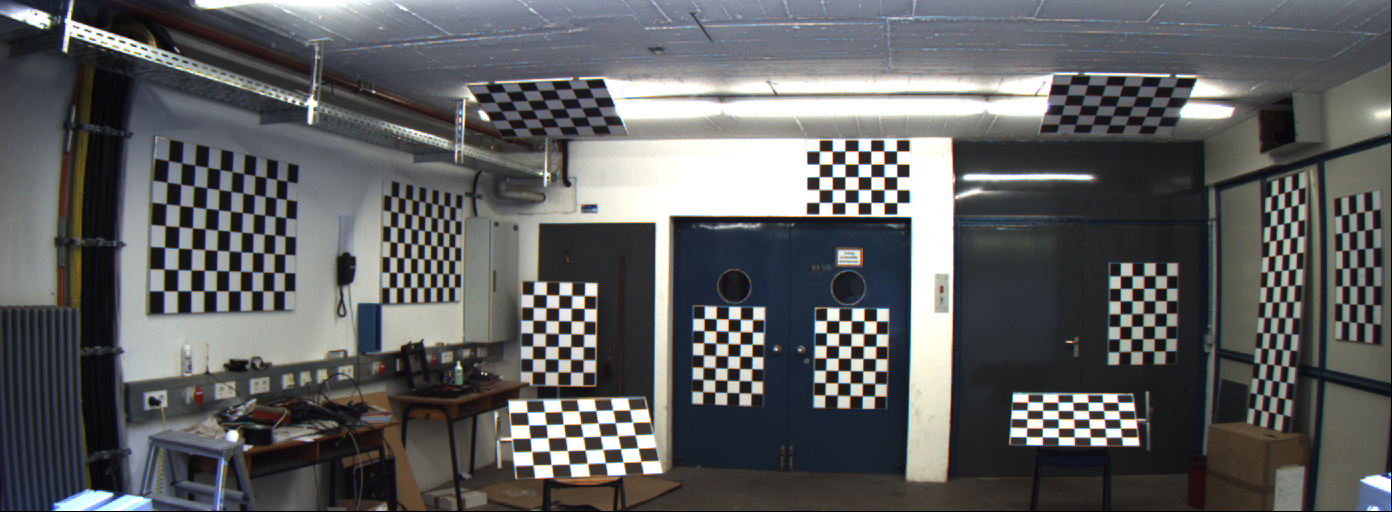
#> input picture raw_videos/calib/image_02/data/0000000000.png, 1392 x 512 px; its folder holds only this picture in this run
$ jupyter execute Calibration_Rectification.ipynb   (older library calls are emulated)
#> lines starting #> are read from the running program, lines starting #| are printed output that depends on the picture; after the words box and inside, x2 and y2 are one past the last pixel; in counts of white or black regions, pixels touching at a corner belong together; long printed decimals are rounded
[cell 1]
import numpy as np
import cv2
import glob
import matplotlib.pyplot as plt

## CALIBRATION

The process of calibrating an image consists of mainly 3 steps: 1) find chessboard-corners in a dataset of images containing a chessboard. 2) Use the corner points to compute a camera matrix. 3) Use the camera matrix to undistort images.

[cell 2]
def calibration():
    # termination criteria
    criteria = (cv2.TERM_CRITERIA_EPS + cv2.TERM_CRITERIA_MAX_ITER, 50, 0.001)
    """
    Implement the number of vertical and horizontal corners
    nb_vertical = ...
    nb_horizontal = ...
    """
    nb_vertical = 5
    nb_horizontal = 7
    # prepare object points, like (0,0,0), (1,0,0), (2,0,0) ....,(6,5,0)
    objp = np.zeros((5*7,3), np.float32)
    objp2 = np.zeros((5*7,3), np.float32)
    objp[:,:2] = np.mgrid[0:5,0:7].T.reshape(-1,2)
    objp2[:,:2] = np.mgrid[0:5,0:7].T.reshape(-1,2)

    # Arrays to store object points and image points from all the images.
    objpoints = [] # 3d point in real world space
    imgpoints_left = [] # 2d points in image plane.
    imgpoints_right = [] # 2d points in image plane.

    images_left = sorted(glob.glob('raw_videos/calib/image_02/data/*.png'))
    images_right = sorted(glob.glob('raw_videos/calib/image_03/data/*.png'))
    assert images_left
    assert images_right

    for i in range(0,len(images_left)):
        img_left= cv2.imread(images_left[i])
#> img_left is the input picture: shape (512, 1392, 3); mean B, G, R 95.6, 95, 93.8
        img_right = cv2.imread(images_right[i])

        gray_left = cv2.cvtColor(img_left, cv2.COLOR_BGR2GRAY)
        gray_right = cv2.cvtColor(img_right, cv2.COLOR_BGR2GRAY)

    # Detecting first chessboard
        # Cropping an image
        gray_left_cropped = gray_left[250:450, 800:1000]
        gray_right_cropped = gray_right[250:450, 720:920]
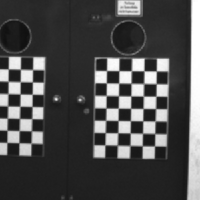
#> gray_right_cropped: shape (200, 200); min 16, max 255, mean 76.3

        ret_left, corners_left = cv2.findChessboardCorners(gray_left_cropped, (nb_vertical,nb_horizontal), None)
#> ret_left = True; corners_left = 35 rows, first 8: [26.5, 70.56], [38.86, 70.64], [51.39, 70.71], [63.94, 70.74], [76.34, 70.95], [26.37, 82.95], [38.67, 83.01], [50.9, 83.18]
        ret_right, corners_right = cv2.findChessboardCorners(gray_right_cropped, (nb_vertical,nb_horizontal), None)
#> ret_right = True; corners_right = 35 rows, first 8: [106.5, 70.52], [118.9, 70.66], [131.4, 70.71], [143.9, 70.74], [156.3, 70.95], [106.4, 82.91], [118.7, 83.07], [130.9, 83.18]


        # If found, add object points, image points (after refining them)
        if ret_left == True and ret_right == True:
            objpoints.append(objp)

            corners2_left = cv2.cornerSubPix(gray_left_cropped, corners_left, (7, 7), (-1, -1), criteria)
#> corners2_left = 35 rows, first 8: [26.52, 70.54], [38.8, 70.62], [51.36, 70.7], [63.97, 70.8], [76.33, 70.94], [26.36, 82.86], [38.68, 83.02], [50.99, 83.27]
            corners2_right = cv2.cornerSubPix(gray_right_cropped, corners_right, (7, 7), (-1, -1), criteria)
#> corners2_right = 35 rows, first 8: [106.5, 70.54], [118.8, 70.62], [131.4, 70.7], [144, 70.8], [156.3, 70.94], [106.4, 82.86], [118.7, 83.02], [131, 83.27]

            for i in range(0,len(corners2_left)):
                corners2_left[i][0][0] = corners2_left[i][0][0] + 800
                corners2_left[i][0][1] = corners2_left[i][0][1] + 250
                corners2_right[i][0][0] = corners2_right[i][0][0] + 720
                corners2_right[i][0][1] = corners2_right[i][0][1] + 250
#> this loop made 35 passes
#> after the loop, corners2_left = 35 rows, first 8: [826.5, 320.5], [838.8, 320.6], [851.4, 320.7], [864, 320.8], [876.3, 320.9], [826.4, 332.9], [838.7, 333], [851, 333.3]; corners2_right has the same summary as corners2_left

            imgpoints_left.append(corners2_left)
            imgpoints_right.append(corners2_right)

            # Draw the corners
            img_left = cv2.drawChessboardCorners(img_left, (nb_vertical,nb_horizontal), corners2_left, ret_left)
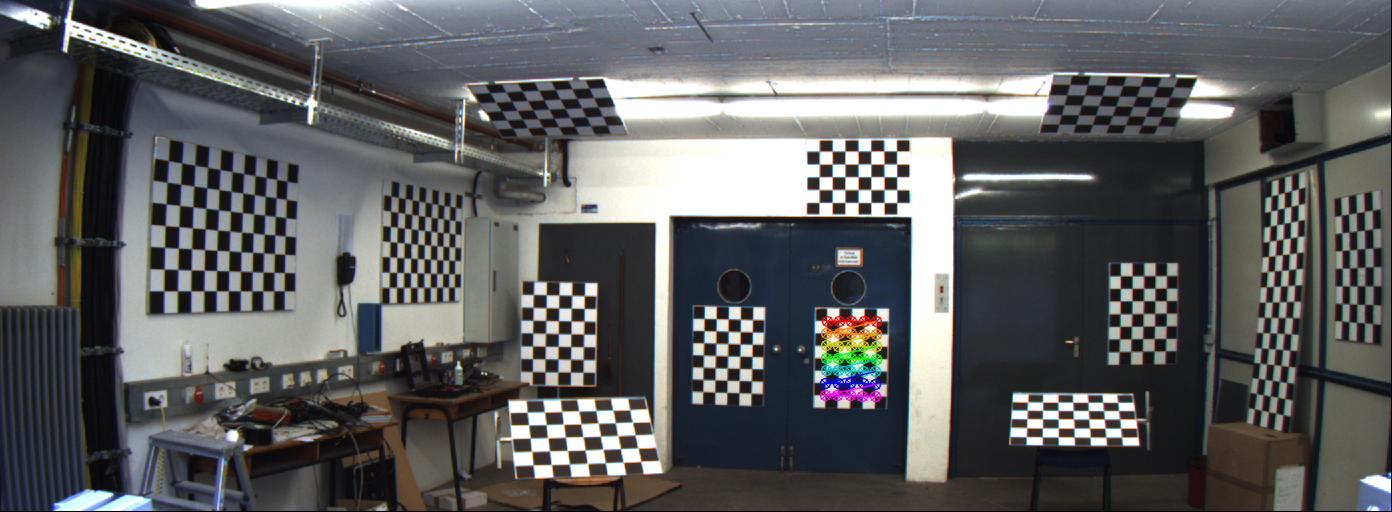
#> img_left: shape (512, 1392, 3); 0.61% of pixels changed, all inside (x1, y1, x2, y2) = (819, 315, 883, 403)
            img_right = cv2.drawChessboardCorners(img_right, (nb_vertical,nb_horizontal), corners2_right, ret_right)

        # Detecting the second chessboard
        gray_left_cropped = gray_left[50:250, 800:1000]
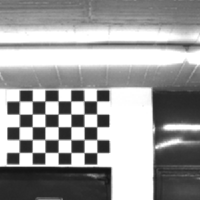
#> gray_left_cropped: shape (200, 200); min 19, max 255, mean 157.6
        gray_right_cropped = gray_right[50:250, 700:900]
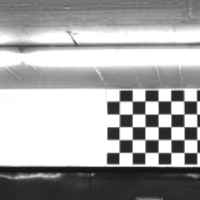
#> gray_right_cropped: shape (200, 200); min 19, max 255, mean 169.1

        ret_left, corners_left = cv2.findChessboardCorners(gray_left_cropped, (nb_vertical,nb_horizontal), None)
#> corners_left = 35 rows, first 8: [19.03, 152.3], [18.87, 140], [19.31, 126.6], [19.19, 114.2], [19.13, 100.7], [32.22, 152.5], [32.36, 139.5], [32.16, 126.7]
        ret_right, corners_right = cv2.findChessboardCorners(gray_right_cropped, (nb_vertical,nb_horizontal), None)
#> ret_right = False; corners_right = None

         # If found, add object points, image points (after refining them)
        if ret_left == True and ret_right == True:
            objpoints.append(objp)

            corners2_left = cv2.cornerSubPix(gray_left_cropped, corners_left, (7, 7), (-1, -1), criteria)
            corners2_right = cv2.cornerSubPix(gray_right_cropped, corners_right, (7, 7), (-1, -1), criteria)

            for i in range(0,len(corners2_left)):
                corners2_left[i][0][0] = corners2_left[i][0][0] + 800
                corners2_left[i][0][1] = corners2_left[i][0][1] + 50
                corners2_right[i][0][0] = corners2_right[i][0][0] + 700
                corners2_right[i][0][1] = corners2_right[i][0][1] + 50

            imgpoints_left.append(corners2_left)
            imgpoints_right.append(corners2_right)

            # Draw the corners
            img_left = cv2.drawChessboardCorners(img_left, (nb_vertical,nb_horizontal), corners2_left, ret_left)
            img_right = cv2.drawChessboardCorners(img_right, (nb_vertical,nb_horizontal), corners2_right, ret_right)

        # Detecting the third chessboard
        gray_left_cropped = gray_left[200:400, 1000:1250]
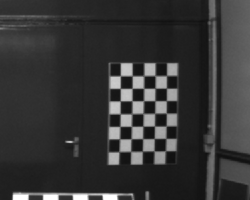
#> gray_left_cropped: shape (200, 250); min 16, max 255, mean 54.3
        gray_right_cropped = gray_right[200:400, 900:1150]
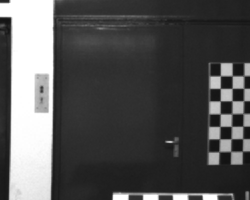
#> gray_right_cropped: shape (200, 250); min 17, max 255, mean 84.2
       # cv2.imshow('img',gray_right_cropped)
        #cv2.waitKey(1000)
        ret_left, corners_left = cv2.findChessboardCorners(gray_left_cropped, (nb_vertical,nb_horizontal), None)
#> ret_left = False; corners_left = None
        ret_right, corners_right = cv2.findChessboardCorners(gray_right_cropped, (nb_vertical,nb_horizontal), None)

         # If found, add object points, image points (after refining them)
        if ret_left == True and ret_right == True:
            objpoints.append(objp)

            corners2_left = cv2.cornerSubPix(gray_left_cropped, corners_left, (7, 7), (-1, -1), criteria)
            corners2_right = cv2.cornerSubPix(gray_right_cropped, corners_right, (7, 7), (-1, -1), criteria)

            for i in range(0,len(corners2_left)):
                corners2_left[i][0][0] = corners2_left[i][0][0] + 1050
                corners2_left[i][0][1] = corners2_left[i][0][1] + 200
                corners2_right[i][0][0] = corners2_right[i][0][0] + 950
                corners2_right[i][0][1] = corners2_right[i][0][1] + 200

            imgpoints_left.append(corners2_left)
            imgpoints_right.append(corners2_right)

            # Draw the corners
            img_left = cv2.drawChessboardCorners(img_left, (nb_vertical,nb_horizontal), corners2_left, ret_left)
            img_right = cv2.drawChessboardCorners(img_right, (nb_vertical,nb_horizontal), corners2_right, ret_right)


        # Detecting the forth chessboard
        gray_left_cropped = gray_left[:, 0:400]
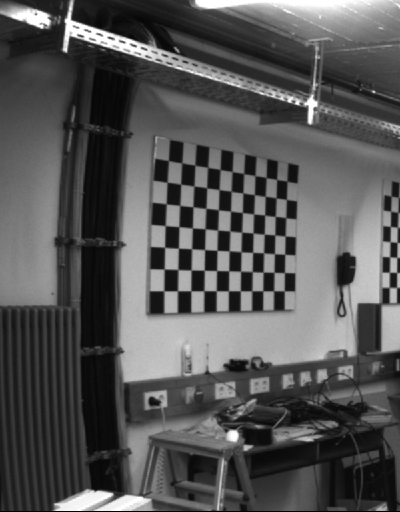
#> gray_left_cropped: shape (512, 400); min 0, max 255, mean 85.6
        gray_right_cropped = gray_right[:, 0:400]

        ret_left, corners_left = cv2.findChessboardCorners(gray_left_cropped, (11,7), None)
#> ret_left = True; corners_left = 77 rows, first 8: [168.5, 160.6], [181.8, 162.7], [194.8, 165], [207.9, 167.4], [220.3, 169.6], [232.2, 171.7], [243.9, 173.8], [255, 175.7]
        ret_right, corners_right = cv2.findChessboardCorners(gray_right_cropped, (11,7), None)
#> ret_right = True; corners_right has the same summary as corners_left

         # If found, add object points, image points (after refining them)
        if ret_left == True and ret_right == True:
            objpoints.append(objp)
            corners2_left = cv2.cornerSubPix(gray_left_cropped, corners_left, (7, 7), (-1, -1), criteria)
#> corners2_left = 77 rows, first 8: [168.5, 160.6], [181.7, 162.9], [194.9, 165.2], [207.6, 167.3], [220.2, 169.5], [232.1, 171.6], [243.8, 173.6], [254.9, 175.6]
            corners2_right = cv2.cornerSubPix(gray_right_cropped, corners_right, (7, 7), (-1, -1), criteria)
#> corners2_right has the same summary as corners2_left

            imgpoints_left.append(corners2_left[0:35])
            imgpoints_right.append(corners2_right[0:35])


            img_left = cv2.drawChessboardCorners(img_left, (11,7), corners2_left, ret_left)
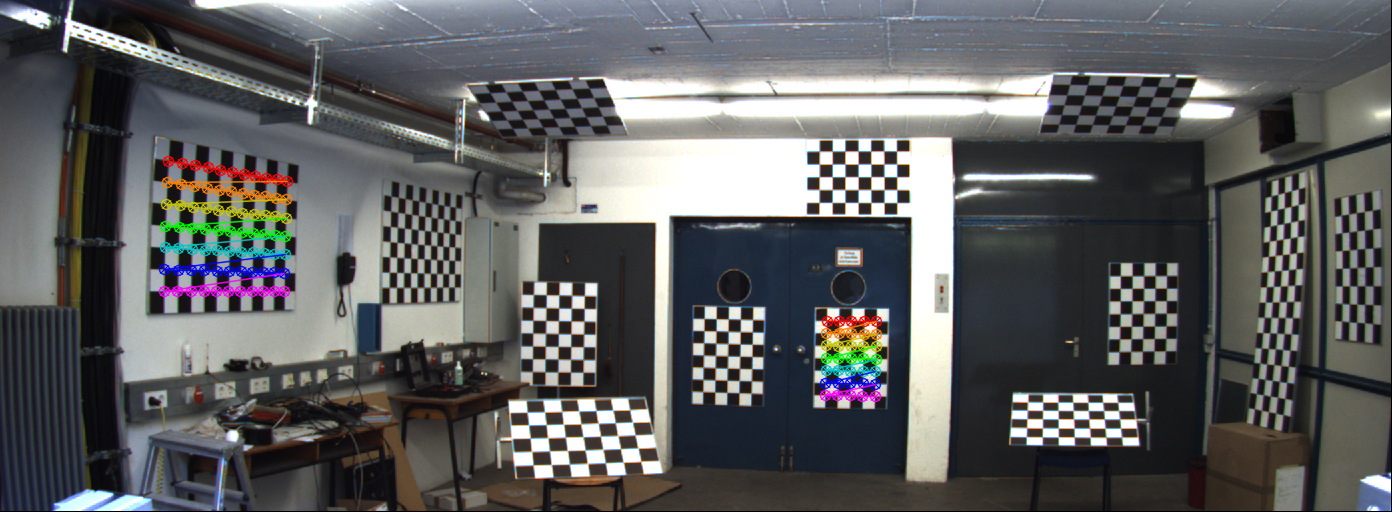
#> img_left: shape (512, 1392, 3); 1.42% of pixels changed, all inside (x1, y1, x2, y2) = (158, 155, 294, 298)
            img_right = cv2.drawChessboardCorners(img_right, (11,7), corners2_right[0:35], ret_right)

            plot_image = np.concatenate((img_left, img_right), axis=1)
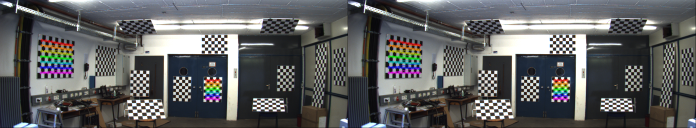
#> plot_image: shape (512, 2784, 3) (shown at 1/4 size); mean B, G, R 95.6, 95.2, 94.2
            #plot_image = np.vstack((img_left, img_right))
            cv2.imshow('img',plot_image)
            cv2.waitKey(1000)


    cv2.destroyAllWindows()
    # Frame dimensions. Frames should be the same size.
    w = img_left.shape[1]
    h = img_left.shape[0]
    print(w, h)
#| 1392 512

    # Get the camera matrix
    ret, K_left, dist_left, rvecs, tvecs = cv2.calibrateCamera(objpoints, imgpoints_left, gray_left.shape[::-1], None, None)
#> ret = 26.46; K_left = [[497.7, 0, 704.7], [0, 550.1, 263.9], [0, 0, 1]]; dist_left = [[0.0337, 0.00549, -0.0533, -0.0027, -0.101]]; rvecs = ([0.0244, 0.292, -0.00947], [-0.33, -3.23, -1.36]); tvecs = ([10.48, 4.56, 42.16], [-45.14, -6.1, 43.27])
    ret, K_right, dist_right, rvecs, tvecs = cv2.calibrateCamera(objpoints, imgpoints_right, gray_right.shape[::-1], None, None)
#> K_right = [[497.7, 0, 704.7], [0, 550.1, 263.9], [0, 0, 1]]; dist_right = [[0.0337, 0.00549, -0.0533, -0.0027, -0.101]]

    # Calibrate the stereo camera setup
    stereocalibration_flags = cv2.CALIB_FIX_INTRINSIC
    criteria_stereo= (cv2.TERM_CRITERIA_EPS + cv2.TERM_CRITERIA_MAX_ITER, 50, 0.001)

    ret, CM_left, CM_dist_left, CM_right, CM_dist_right, R, T, E, F = cv2.stereoCalibrate(objpoints, imgpoints_left, imgpoints_right, K_left, dist_left,
                                                                                    K_right, dist_right, (w, h), criteria = criteria_stereo, flags = stereocalibration_flags)
#> ret = 26; CM_left = [[497.7, 0, 704.7], [0, 550.1, 263.9], [0, 0, 1]]; CM_dist_left = [[0.0337, 0.00549, -0.0533, -0.0027, -0.101]]; CM_right = [[497.7, 0, 704.7], [0, 550.1, 263.9], [0, 0, 1]]; CM_dist_right = [[0.0337, 0.00549, -0.0533, -0.0027, -0.101]]; R = [[1, -3.52e-05, -0.000698], [3.52e-05, 1, 9.94e-05], [0.000698, -9.94e-05, 1]]; T = [0.0349, -0.00104, 0.013]; E = [[-1.18e-06, -0.013, -0.00104], [0.013, 3.01e-06, -0.0349], [0.00104, 0.0349, 2.74e-06]]; F = [[4.39e-07, 0.00438, -0.964], [-0.00437, -9.14e-07, 8.91], [0.961, -8.91, 1]]

    return CM_left, CM_right, CM_dist_left, CM_dist_right, R, T, F

[cell 3]
(K_left, K_right, dist_left, dist_right, R, T, F) = calibration()
#> K_left = [[497.7, 0, 704.7], [0, 550.1, 263.9], [0, 0, 1]]; K_right = [[497.7, 0, 704.7], [0, 550.1, 263.9], [0, 0, 1]]; dist_left = [[0.0337, 0.00549, -0.0533, -0.0027, -0.101]]; dist_right = [[0.0337, 0.00549, -0.0533, -0.0027, -0.101]]; T = [0.0349, -0.00104, 0.013]

print("K_left: ",  K_left)
#| K_left:  [[497.673    0.         704.653]
#|  [  0.         550.128 263.940]
#|  [  0.           0.           1.        ]]
print ("Dist_left: ", dist_left)
#| Dist_left:  [[ 0.03372  0.005491 -0.05328 -0.002699 -0.1008]]
print("K_right: ",  K_right)
#| K_right:  [[497.673    0.         704.653]
#|  [  0.         550.127 263.940  ]
#|  [  0.           0.           1.        ]]
print ("Dist_right", dist_right)
#| Dist_right [[ 0.03372   0.005491 -0.05328 -0.002699 -0.1008]]
print("R:", R)
#| R: [[ 9.99999756e-01 -3.51621054e-05 -6.98023013e-04]
#|  [ 3.52315027e-05  9.99999994e-01  9.94078375e-05]
#|  [ 6.98019514e-04 -9.94324056e-05  9.99999751e-01]]
print("T: ", T)
#| T:  [[ 0.03489]
#|  [-0.001039]
#|  [ 0.01305]]
print("F: ", F)
#| F:  [[ 4.39425277e-07  4.37686187e-03 -9.63530945e-01]
#|  [-4.36873315e-03 -9.13573916e-07  8.90500788e+00]
#|  [ 9.60778933e-01 -8.90871869e+00  1.00000000e+00]]

## UNDISTORSION

Using the extracted corners we can obtain a camera matrix that contains the information needed to undistort images

[cell 4]
# [34 lines left out: function undistort, not called in this run]

## RECTIFICATION

[cell 5]
def draw_lines(img1, img2, lines, pts1, pts2):
    ''' img1 - image on which we draw the epilines for the points in img2
        lines - corresponding epilines '''
    (r, c,_) = img1.shape
    # r,c = img1.shape
    # img1 = cv2.cvtColor(img1,cv2.COLOR_GRAY2BGR)
    # img2 = cv2.cvtColor(img2,cv2.COLOR_GRAY2BGR)
    for r, pt1, pt2 in zip(lines, pts1, pts2):
        color = tuple(np.random.randint(0, 255, 3).tolist())
        x0, y0 = map(int, [0, -r[2]/r[1]])
        x1, y1 = map(int, [c, -(r[2]+r[0]*c)/r[1]])
        img1 = cv2.line(img1, (x0, y0), (x1, y1), color, 2)
        img1 = cv2.circle(img1, tuple(pt1), 5, color, -1)
        img2 = cv2.circle(img2, tuple(pt2), 5, color, -1)
    return img1, img2

def draw_epipolar_lines(img_left, img_right):
    '''Draws epipolar lines to the image'''

    # # Change to RGB
    # gray_left = cv2.cvtColor(img_left, cv2.COLOR_BGR2GRAY)
    # gray_right = cv2.cvtColor(img_right, cv2.COLOR_BGR2GRAY)

    # Find the keypoints and descriptors with SIFT
    sift = cv2.SIFT_create()
    kp_left, des_left = sift.detectAndCompute(img_left, None)
    kp_right, des_right = sift.detectAndCompute(img_right, None)

    # Match points
    matches = cv2.BFMatcher().match(des_left, des_right)
    matches = sorted(matches, key=lambda x: x.distance)
    nb_matches = 200  # Using 200 best matches
    good = []
    pts1 = []
    pts2 = []
    for m in matches[:nb_matches]:
        good.append(m)
        pts1.append(kp_left[m.queryIdx].pt)
        pts2.append(kp_right[m.trainIdx].pt)
    pts1 = np.int32(pts1)
    pts2 = np.int32(pts2)

    # Get fundamental matrix
    F, inliers = cv2.findFundamentalMat(pts1, pts2, method=cv2.FM_RANSAC)

    # Remove outliers
    pts1 = pts1[inliers.ravel() == 1]
    pts2 = pts2[inliers.ravel() == 1]

    # Draw lines
    lines1 = cv2.computeCorrespondEpilines(pts2.reshape(-1, 1, 2), 2, F)
    lines1 = lines1.reshape(-1, 3)
    epilines_left, keypoints_left = draw_lines(img_left, img_right, lines1, pts1, pts2)
    lines2 = cv2.computeCorrespondEpilines(pts1.reshape(-1, 1, 2), 1, F)
    lines2 = lines2.reshape(-1, 3)
    epilines_right, keypoints_right = draw_lines(img_right, img_left, lines2, pts2, pts1)

    fig, axs = plt.subplots(1, 2, constrained_layout=True, figsize=(10, 10))
    axs[0].imshow(epilines_left)
    axs[0].set_title('left epipolar lines')
    axs[1].imshow(epilines_right)
    axs[1].set_title('right epipolar lines')
    plt.show()

[cell 6]
def rectification(CM_left, CM_dist_left, CM_right, CM_dist_right, R, T):

     images_left = sorted(glob.glob('raw_videos/calib/image_02/data/*.png'))
     assert images_left
     (h,w) = cv2.imread(images_left[0]).shape[0:2]
#> h = 512; w = 1392

     R_left, R_right, P_left, P_right, Q, roi_left, roi_right= cv2.stereoRectify(CM_left, CM_dist_left, CM_right, CM_dist_right, (w,h),
                                                    R, T, alpha=-1.0)
#> R_left = [[0.937, -0.028, 0.349], [0.0279, 1, 0.00508], [-0.349, 0.005, 0.937]]; R_right = [[0.936, -0.0279, 0.35], [0.0279, 1, 0.005], [-0.35, 0.00508, 0.937]]; P_left = [[550.1, 0, -111.1, 0], [0, 550.1, 249.6, 0], [0, 0, 1, 0]]; P_right = [[550.1, 0, -111.1, 20.5], [0, 550.1, 249.6, 0], [0, 0, 1, 0]]; Q = [[1, 0, 0, 111.1], [0, 1, 0, -249.6], [0, 0, 0, 550.1], [0, 0, -26.84, 0]]; roi_left = (0, 52, 1392, 356); roi_right = (0, 52, 1392, 356)
     map1_x, map1_y = cv2.initUndistortRectifyMap(K_left, dist_left, R_left, P_left, (w, h), cv2.CV_32FC1)
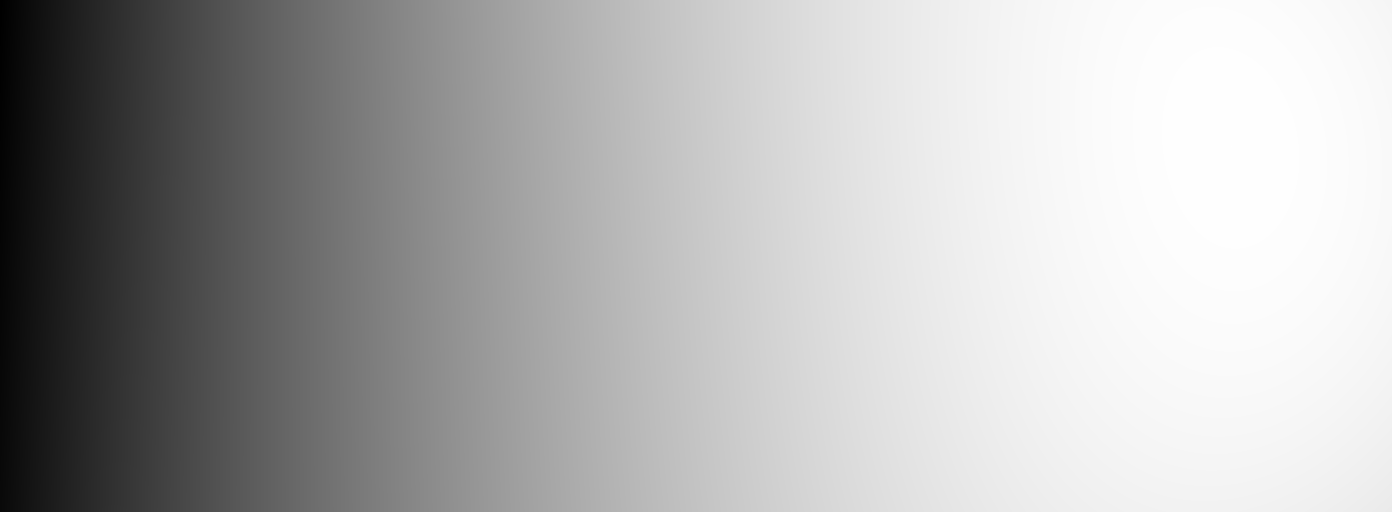
#> map1_x: shape (512, 1392) float32; min 613.9, max 1180.7, mean 1004.4; drawn with min black and max white
     map2_x, map2_y = cv2.initUndistortRectifyMap(K_right, dist_right, R_right, P_right, (w, h), cv2.CV_32FC1)
#> (the rest of the program and of its run is left out)
